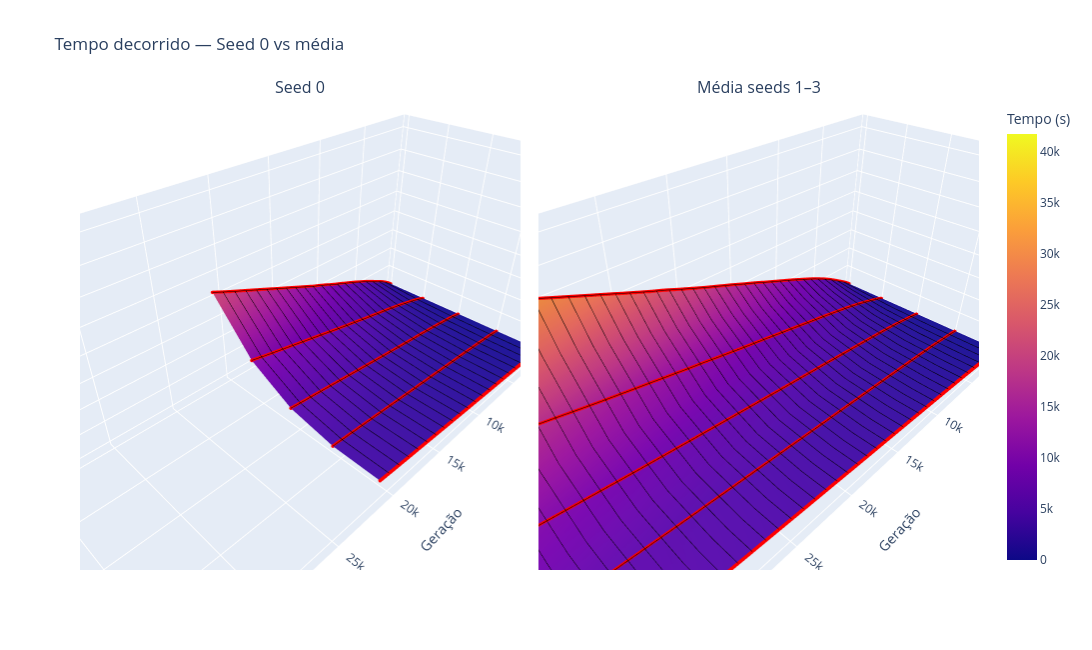
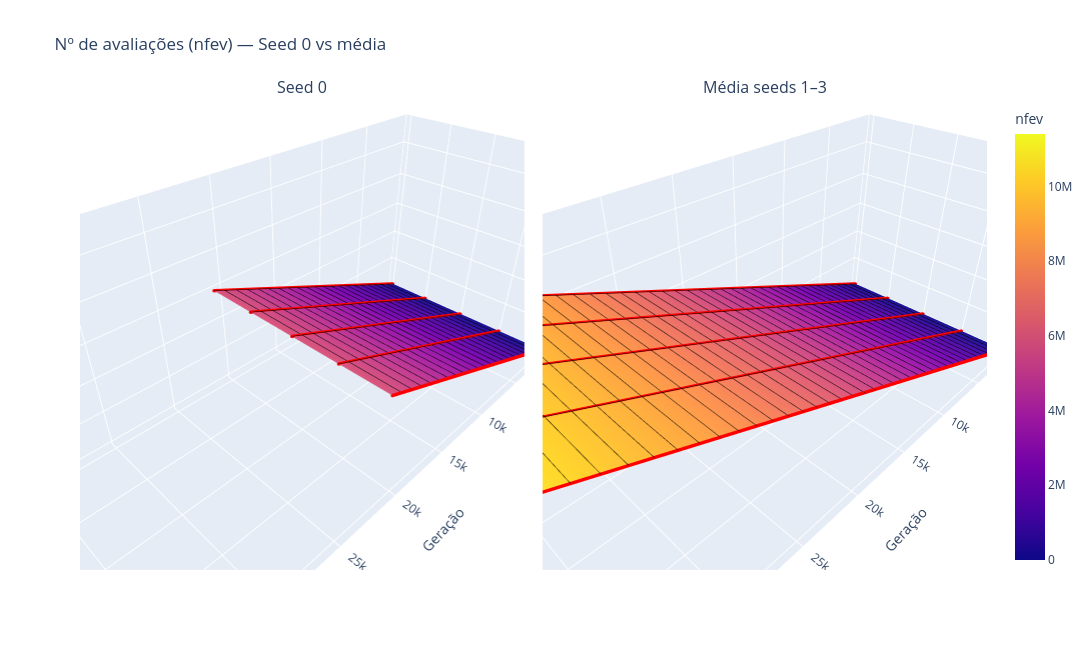
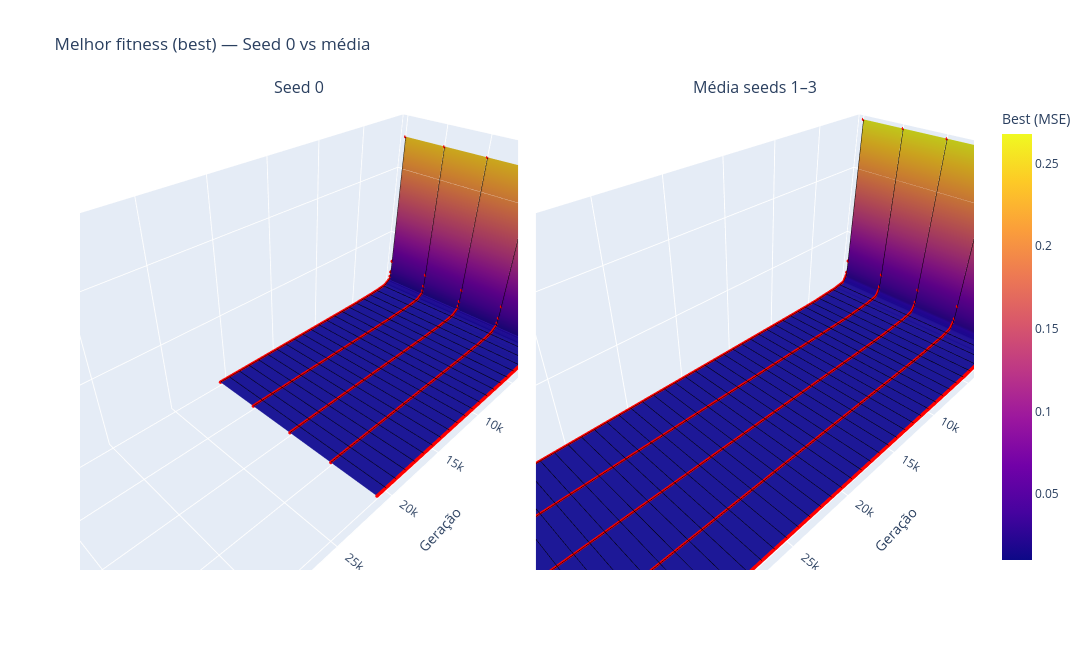
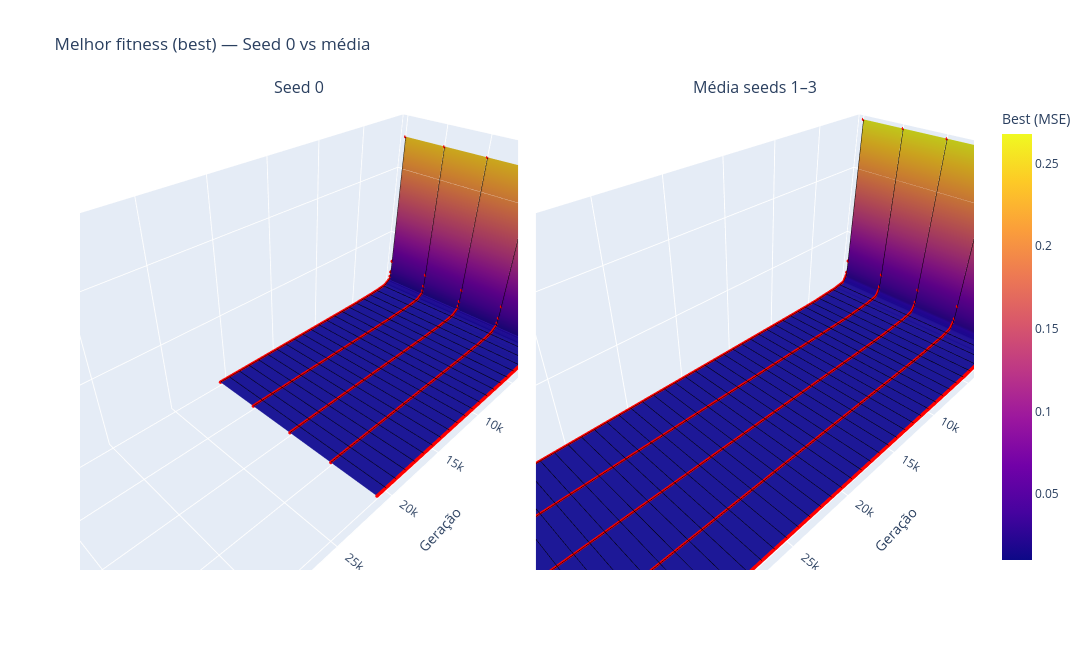

Notebook cell for these charts, in order:
### Code cell
plot_lado_a_lado(cores_s0, gens_s0, time_s0, "Seed 0",
                 cores_med, gens_med, time_med, "Média seeds 1–3",
                 "Tempo decorrido — Seed 0 vs média", "Tempo (s)")

plot_lado_a_lado(cores_s0, gens_s0, nfev_s0, "Seed 0",
                 cores_med, gens_med, nfev_med, "Média seeds 1–3",
                 "Nº de avaliações (nfev) — Seed 0 vs média", "nfev")

plot_lado_a_lado(cores_s0, gens_s0, best_s0, "Seed 0",
                 cores_med, gens_med, best_med, "Média seeds 1–3",
                 "Melhor fitness (best) — Seed 0 vs média", "Best (MSE)")

### Figure 1 — Plotly figure (JSON) as saved in the notebook; plotly's stock layout.template omitted (floating-point values rounded to 4 significant figures; data arrays with more than 128 entries replaced by an {"elided": "..."} marker saying what was removed)
{"data": [{"coloraxis": "coloraxis", "contours": {"x": {"color": "black", "end": 40000, "show": true, "size": 1000, "start": 0, "width": 1}, "y": {"color": "black", "end": 4, "show": true, "size": 1, "start": 0, "width": 1}}, "customdata": {"elided": "5x523 int values"}, "hovertemplate": "Geração: %{x}<br>Cores: %{customdata}<br>Tempo (s): %{z}<extra></extra>", "name": "superfície", "scene": "scene", "type": "surface", "x": {"elided": "523 int values"}, "y": [0, 1, 2, 3, 4], "z": {"elided": "5x523 float values"}}, {"customdata": {"elided": "2615 int values"}, "hovertemplate": "Geração: %{x}<br>Cores: %{customdata}<br>Tempo (s): %{z}<extra></extra>", "marker": {"color": "red", "size": 2}, "mode": "markers", "name": "pontos reais", "scene": "scene", "showlegend": false, "type": "scatter3d", "x": {"elided": "2615 int values"}, "y": {"elided": "2615 int values"}, "z": {"elided": "2615 float values"}}, {"coloraxis": "coloraxis", "contours": {"x": {"color": "black", "end": 40000, "show": true, "size": 1000, "start": 0, "width": 1}, "y": {"color": "black", "end": 4, "show": true, "size": 1, "start": 0, "width": 1}}, "customdata": {"elided": "5x1001 int values"}, "hovertemplate": "Geração: %{x}<br>Cores: %{customdata}<br>Tempo (s): %{z}<extra></extra>", "name": "superfície", "scene": "scene2", "type": "surface", "x": {"elided": "1001 int values"}, "y": [0, 1, 2, 3, 4], "z": {"elided": "5x1001 float values"}}, {"customdata": {"elided": "5005 int values"}, "hovertemplate": "Geração: %{x}<br>Cores: %{customdata}<br>Tempo (s): %{z}<extra></extra>", "marker": {"color": "red", "size": 2}, "mode": "markers", "name": "pontos reais", "scene": "scene2", "showlegend": false, "type": "scatter3d", "x": {"elided": "5005 int values"}, "y": {"elided": "5005 int values"}, "z": {"elided": "5005 float values"}}], "layout": {"annotations": [{"font": {"size": 16}, "showarrow": false, "text": "Seed 0", "x": 0.245, "xanchor": "center", "xref": "paper", "y": 1, "yanchor": "bottom", "yref": "paper"}, {"font": {"size": 16}, "showarrow": false, "text": "Média seeds 1–3", "x": 0.755, "xanchor": "center", "xref": "paper", "y": 1, "yanchor": "bottom", "yref": "paper"}], "coloraxis": {"cmax": 41790.0, "cmin": 1.053, "colorbar": {"title": {"text": "Tempo (s)"}}, "colorscale": [[0, "#0d0887"], [0.1111, "#46039f"], [0.2222, "#7201a8"], [0.3333, "#9c179e"], [0.4444, "#bd3786"], [0.5556, "#d8576b"], [0.6667, "#ed7953"], [0.7778, "#fb9f3a"], [0.8889, "#fdca26"], [1, "#f0f921"]]}, "height": 650, "scene": {"aspectmode": "manual", "aspectratio": {"x": 2.5, "y": 1, "z": 1}, "domain": {"x": [0, 0.49], "y": [0, 1]}, "xaxis": {"range": [0, 40000], "title": {"text": "Geração"}}, "yaxis": {"ticktext": ["1", "2", "4", "8", "16"], "tickvals": [0, 1, 2, 3, 4], "title": {"text": "Nº de cores"}}, "zaxis": {"range": [-834.7, 42630.0], "title": {"text": "Tempo (s)"}}}, "scene2": {"aspectmode": "manual", "aspectratio": {"x": 2.5, "y": 1, "z": 1}, "domain": {"x": [0.51, 1], "y": [0, 1]}, "xaxis": {"range": [0, 40000], "title": {"text": "Geração"}}, "yaxis": {"ticktext": ["1", "2", "4", "8", "16"], "tickvals": [0, 1, 2, 3, 4], "title": {"text": "Nº de cores"}}, "zaxis": {"range": [-834.7, 42630.0], "title": {"text": "Tempo (s)"}}}, "title": {"text": "Tempo decorrido — Seed 0 vs média"}, "width": 1700}}

### Figure 2 — Plotly figure (JSON) as saved in the notebook; plotly's stock layout.template omitted (floating-point values rounded to 4 significant figures; data arrays with more than 128 entries replaced by an {"elided": "..."} marker saying what was removed)
{"data": [{"coloraxis": "coloraxis", "contours": {"x": {"color": "black", "end": 40000, "show": true, "size": 1000, "start": 0, "width": 1}, "y": {"color": "black", "end": 4, "show": true, "size": 1, "start": 0, "width": 1}}, "customdata": {"elided": "5x523 int values"}, "hovertemplate": "Geração: %{x}<br>Cores: %{customdata}<br>nfev: %{z}<extra></extra>", "name": "superfície", "scene": "scene", "type": "surface", "x": {"elided": "523 int values"}, "y": [0, 1, 2, 3, 4], "z": {"elided": "5x523 float values"}}, {"customdata": {"elided": "2615 int values"}, "hovertemplate": "Geração: %{x}<br>Cores: %{customdata}<br>nfev: %{z}<extra></extra>", "marker": {"color": "red", "size": 2}, "mode": "markers", "name": "pontos reais", "scene": "scene", "showlegend": false, "type": "scatter3d", "x": {"elided": "2615 int values"}, "y": {"elided": "2615 int values"}, "z": {"elided": "2615 float values"}}, {"coloraxis": "coloraxis", "contours": {"x": {"color": "black", "end": 40000, "show": true, "size": 1000, "start": 0, "width": 1}, "y": {"color": "black", "end": 4, "show": true, "size": 1, "start": 0, "width": 1}}, "customdata": {"elided": "5x1001 int values"}, "hovertemplate": "Geração: %{x}<br>Cores: %{customdata}<br>nfev: %{z}<extra></extra>", "name": "superfície", "scene": "scene2", "type": "surface", "x": {"elided": "1001 int values"}, "y": [0, 1, 2, 3, 4], "z": {"elided": "5x1001 float values"}}, {"customdata": {"elided": "5005 int values"}, "hovertemplate": "Geração: %{x}<br>Cores: %{customdata}<br>nfev: %{z}<extra></extra>", "marker": {"color": "red", "size": 2}, "mode": "markers", "name": "pontos reais", "scene": "scene2", "showlegend": false, "type": "scatter3d", "x": {"elided": "5005 int values"}, "y": {"elided": "5005 int values"}, "z": {"elided": "5005 float values"}}], "layout": {"annotations": [{"font": {"size": 16}, "showarrow": false, "text": "Seed 0", "x": 0.245, "xanchor": "center", "xref": "paper", "y": 1, "yanchor": "bottom", "yref": "paper"}, {"font": {"size": 16}, "showarrow": false, "text": "Média seeds 1–3", "x": 0.755, "xanchor": "center", "xref": "paper", "y": 1, "yanchor": "bottom", "yref": "paper"}], "coloraxis": {"cmax": 11400285, "cmin": 570, "colorbar": {"title": {"text": "nfev"}}, "colorscale": [[0, "#0d0887"], [0.1111, "#46039f"], [0.2222, "#7201a8"], [0.3333, "#9c179e"], [0.4444, "#bd3786"], [0.5556, "#d8576b"], [0.6667, "#ed7953"], [0.7778, "#fb9f3a"], [0.8889, "#fdca26"], [1, "#f0f921"]]}, "height": 650, "scene": {"aspectmode": "manual", "aspectratio": {"x": 2.5, "y": 1, "z": 1}, "domain": {"x": [0, 0.49], "y": [0, 1]}, "xaxis": {"range": [0, 40000], "title": {"text": "Geração"}}, "yaxis": {"ticktext": ["1", "2", "4", "8", "16"], "tickvals": [0, 1, 2, 3, 4], "title": {"text": "Nº de cores"}}, "zaxis": {"range": [-227400.0, 11630000.0], "title": {"text": "nfev"}}}, "scene2": {"aspectmode": "manual", "aspectratio": {"x": 2.5, "y": 1, "z": 1}, "domain": {"x": [0.51, 1], "y": [0, 1]}, "xaxis": {"range": [0, 40000], "title": {"text": "Geração"}}, "yaxis": {"ticktext": ["1", "2", "4", "8", "16"], "tickvals": [0, 1, 2, 3, 4], "title": {"text": "Nº de cores"}}, "zaxis": {"range": [-227400.0, 11630000.0], "title": {"text": "nfev"}}}, "title": {"text": "Nº de avaliações (nfev) — Seed 0 vs média"}, "width": 1700}}

### Figure 3 — Plotly figure (JSON) as saved in the notebook; plotly's stock layout.template omitted (floating-point values rounded to 4 significant figures; data arrays with more than 128 entries replaced by an {"elided": "..."} marker saying what was removed)
{"data": [{"coloraxis": "coloraxis", "contours": {"x": {"color": "black", "end": 40000, "show": true, "size": 1000, "start": 0, "width": 1}, "y": {"color": "black", "end": 4, "show": true, "size": 1, "start": 0, "width": 1}}, "customdata": {"elided": "5x523 int values"}, "hovertemplate": "Geração: %{x}<br>Cores: %{customdata}<br>Best (MSE): %{z}<extra></extra>", "name": "superfície", "scene": "scene", "type": "surface", "x": {"elided": "523 int values"}, "y": [0, 1, 2, 3, 4], "z": {"elided": "5x523 float values"}}, {"customdata": {"elided": "2615 int values"}, "hovertemplate": "Geração: %{x}<br>Cores: %{customdata}<br>Best (MSE): %{z}<extra></extra>", "marker": {"color": "red", "size": 2}, "mode": "markers", "name": "pontos reais", "scene": "scene", "showlegend": false, "type": "scatter3d", "x": {"elided": "2615 int values"}, "y": {"elided": "2615 int values"}, "z": {"elided": "2615 float values"}}, {"coloraxis": "coloraxis", "contours": {"x": {"color": "black", "end": 40000, "show": true, "size": 1000, "start": 0, "width": 1}, "y": {"color": "black", "end": 4, "show": true, "size": 1, "start": 0, "width": 1}}, "customdata": {"elided": "5x1001 int values"}, "hovertemplate": "Geração: %{x}<br>Cores: %{customdata}<br>Best (MSE): %{z}<extra></extra>", "name": "superfície", "scene": "scene2", "type": "surface", "x": {"elided": "1001 int values"}, "y": [0, 1, 2, 3, 4], "z": {"elided": "5x1001 float values"}}, {"customdata": {"elided": "5005 int values"}, "hovertemplate": "Geração: %{x}<br>Cores: %{customdata}<br>Best (MSE): %{z}<extra></extra>", "marker": {"color": "red", "size": 2}, "mode": "markers", "name": "pontos reais", "scene": "scene2", "showlegend": false, "type": "scatter3d", "x": {"elided": "5005 int values"}, "y": {"elided": "5005 int values"}, "z": {"elided": "5005 float values"}}], "layout": {"annotations": [{"font": {"size": 16}, "showarrow": false, "text": "Seed 0", "x": 0.245, "xanchor": "center", "xref": "paper", "y": 1, "yanchor": "bottom", "yref": "paper"}, {"font": {"size": 16}, "showarrow": false, "text": "Média seeds 1–3", "x": 0.755, "xanchor": "center", "xref": "paper", "y": 1, "yanchor": "bottom", "yref": "paper"}], "coloraxis": {"cmax": 0.2679, "cmin": 0.01007, "colorbar": {"title": {"text": "Best (MSE)"}}, "colorscale": [[0, "#0d0887"], [0.1111, "#46039f"], [0.2222, "#7201a8"], [0.3333, "#9c179e"], [0.4444, "#bd3786"], [0.5556, "#d8576b"], [0.6667, "#ed7953"], [0.7778, "#fb9f3a"], [0.8889, "#fdca26"], [1, "#f0f921"]]}, "height": 650, "scene": {"aspectmode": "manual", "aspectratio": {"x": 2.5, "y": 1, "z": 1}, "domain": {"x": [0, 0.49], "y": [0, 1]}, "xaxis": {"range": [0, 40000], "title": {"text": "Geração"}}, "yaxis": {"ticktext": ["1", "2", "4", "8", "16"], "tickvals": [0, 1, 2, 3, 4], "title": {"text": "Nº de cores"}}, "zaxis": {"range": [0.004912, 0.2731], "title": {"text": "Best (MSE)"}}}, "scene2": {"aspectmode": "manual", "aspectratio": {"x": 2.5, "y": 1, "z": 1}, "domain": {"x": [0.51, 1], "y": [0, 1]}, "xaxis": {"range": [0, 40000], "title": {"text": "Geração"}}, "yaxis": {"ticktext": ["1", "2", "4", "8", "16"], "tickvals": [0, 1, 2, 3, 4], "title": {"text": "Nº de cores"}}, "zaxis": {"range": [0.004912, 0.2731], "title": {"text": "Best (MSE)"}}}, "title": {"text": "Melhor fitness (best) — Seed 0 vs média"}, "width": 1700}}

### Figure 4 — Plotly figure (JSON) as saved in the notebook; plotly's stock layout.template omitted (floating-point values rounded to 4 significant figures; data arrays with more than 128 entries replaced by an {"elided": "..."} marker saying what was removed)
{"data": [{"coloraxis": "coloraxis", "contours": {"x": {"color": "black", "end": 40000, "show": true, "size": 1000, "start": 0, "width": 1}, "y": {"color": "black", "end": 4, "show": true, "size": 1, "start": 0, "width": 1}}, "customdata": {"elided": "5x523 int values"}, "hovertemplate": "Geração: %{x}<br>Cores: %{customdata}<br>Best (MSE): %{z}<extra></extra>", "name": "superfície", "scene": "scene", "type": "surface", "x": {"elided": "523 int values"}, "y": [0, 1, 2, 3, 4], "z": {"elided": "5x523 float values"}}, {"customdata": {"elided": "2615 int values"}, "hovertemplate": "Geração: %{x}<br>Cores: %{customdata}<br>Best (MSE): %{z}<extra></extra>", "marker": {"color": "red", "size": 2}, "mode": "markers", "name": "pontos reais", "scene": "scene", "showlegend": false, "type": "scatter3d", "x": {"elided": "2615 int values"}, "y": {"elided": "2615 int values"}, "z": {"elided": "2615 float values"}}, {"coloraxis": "coloraxis", "contours": {"x": {"color": "black", "end": 40000, "show": true, "size": 1000, "start": 0, "width": 1}, "y": {"color": "black", "end": 4, "show": true, "size": 1, "start": 0, "width": 1}}, "customdata": {"elided": "5x1001 int values"}, "hovertemplate": "Geração: %{x}<br>Cores: %{customdata}<br>Best (MSE): %{z}<extra></extra>", "name": "superfície", "scene": "scene2", "type": "surface", "x": {"elided": "1001 int values"}, "y": [0, 1, 2, 3, 4], "z": {"elided": "5x1001 float values"}}, {"customdata": {"elided": "5005 int values"}, "hovertemplate": "Geração: %{x}<br>Cores: %{customdata}<br>Best (MSE): %{z}<extra></extra>", "marker": {"color": "red", "size": 2}, "mode": "markers", "name": "pontos reais", "scene": "scene2", "showlegend": false, "type": "scatter3d", "x": {"elided": "5005 int values"}, "y": {"elided": "5005 int values"}, "z": {"elided": "5005 float values"}}], "layout": {"annotations": [{"font": {"size": 16}, "showarrow": false, "text": "Seed 0", "x": 0.245, "xanchor": "center", "xref": "paper", "y": 1, "yanchor": "bottom", "yref": "paper"}, {"font": {"size": 16}, "showarrow": false, "text": "Média seeds 1–3", "x": 0.755, "xanchor": "center", "xref": "paper", "y": 1, "yanchor": "bottom", "yref": "paper"}], "coloraxis": {"cmax": 0.2679, "cmin": 0.01007, "colorbar": {"title": {"text": "Best (MSE)"}}, "colorscale": [[0, "#0d0887"], [0.1111, "#46039f"], [0.2222, "#7201a8"], [0.3333, "#9c179e"], [0.4444, "#bd3786"], [0.5556, "#d8576b"], [0.6667, "#ed7953"], [0.7778, "#fb9f3a"], [0.8889, "#fdca26"], [1, "#f0f921"]]}, "height": 650, "scene": {"aspectmode": "manual", "aspectratio": {"x": 2.5, "y": 1, "z": 1}, "domain": {"x": [0, 0.49], "y": [0, 1]}, "xaxis": {"range": [0, 40000], "title": {"text": "Geração"}}, "yaxis": {"ticktext": ["1", "2", "4", "8", "16"], "tickvals": [0, 1, 2, 3, 4], "title": {"text": "Nº de cores"}}, "zaxis": {"range": [0.004912, 0.2731], "title": {"text": "Best (MSE)"}}}, "scene2": {"aspectmode": "manual", "aspectratio": {"x": 2.5, "y": 1, "z": 1}, "domain": {"x": [0.51, 1], "y": [0, 1]}, "xaxis": {"range": [0, 40000], "title": {"text": "Geração"}}, "yaxis": {"ticktext": ["1", "2", "4", "8", "16"], "tickvals": [0, 1, 2, 3, 4], "title": {"text": "Nº de cores"}}, "zaxis": {"range": [0.004912, 0.2731], "title": {"text": "Best (MSE)"}}}, "title": {"text": "Melhor fitness (best) — Seed 0 vs média"}, "width": 1700}}
